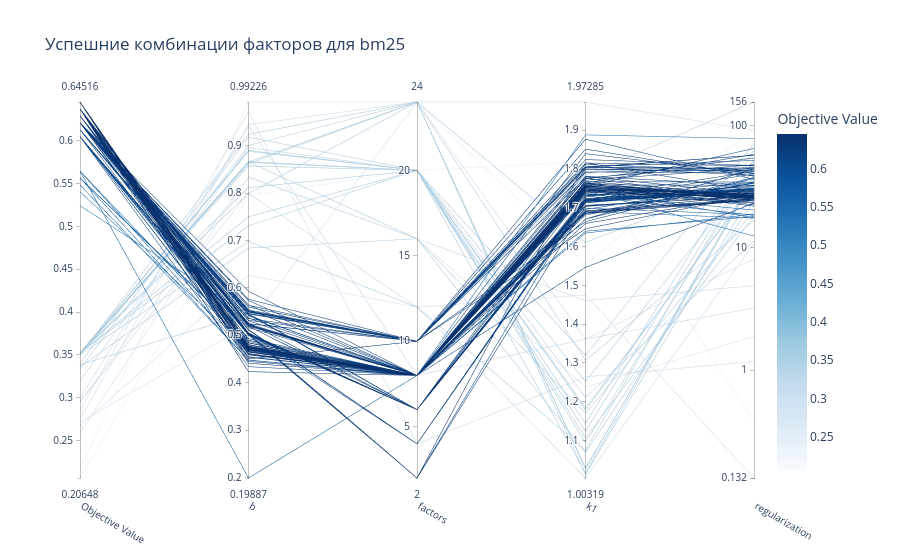

The notebook cell saved with this chart:
### Markdown cell above
График отображает подбор сетки гиперпараметров. Проводя 50 итераций я смотрел на результат и корректировал сетку.

### Code cell
bm25_trials = [t for t in study.trials if t.params.get('weight_type') == 'bm25']
vis.plot_parallel_coordinate(study, params=['factors', 'regularization', 'k1', 'b'])\
    .update_layout(title='Успешние комбинации факторов для bm25').show()

### Figure 1 — Plotly figure (JSON) as saved in the notebook; plotly's stock layout.template omitted (floating-point values rounded to 4 significant figures; data arrays with more than 128 entries replaced by an {"elided": "..."} marker saying what was removed)
{"data": [{"dimensions": [{"label": "Objective Value", "range": [0.2065, 0.6452], "values": {"elided": "130 float values"}}, {"label": "b", "range": [0.1989, 0.9923], "values": {"elided": "130 float values"}}, {"label": "factors", "range": [2, 24], "values": {"elided": "130 int values"}}, {"label": "k1", "range": [1.003, 1.973], "values": {"elided": "130 float values"}}, {"label": "regularization", "range": [-0.8805, 2.192], "ticktext": ["0.132", "1", "10", "100", "156"], "tickvals": [-0.8805, 0, 1, 2, 2.192], "values": {"elided": "130 float values"}}], "labelangle": 30, "labelside": "bottom", "line": {"color": {"elided": "130 float values"}, "colorbar": {"title": {"text": "Objective Value"}}, "colorscale": [[0, "rgb(247,251,255)"], [0.125, "rgb(222,235,247)"], [0.25, "rgb(198,219,239)"], [0.375, "rgb(158,202,225)"], [0.5, "rgb(107,174,214)"], [0.625, "rgb(66,146,198)"], [0.75, "rgb(33,113,181)"], [0.875, "rgb(8,81,156)"], [1, "rgb(8,48,107)"]], "reversescale": false, "showscale": true}, "type": "parcoords"}], "layout": {"title": {"text": "Успешние комбинации факторов для bm25"}}}
